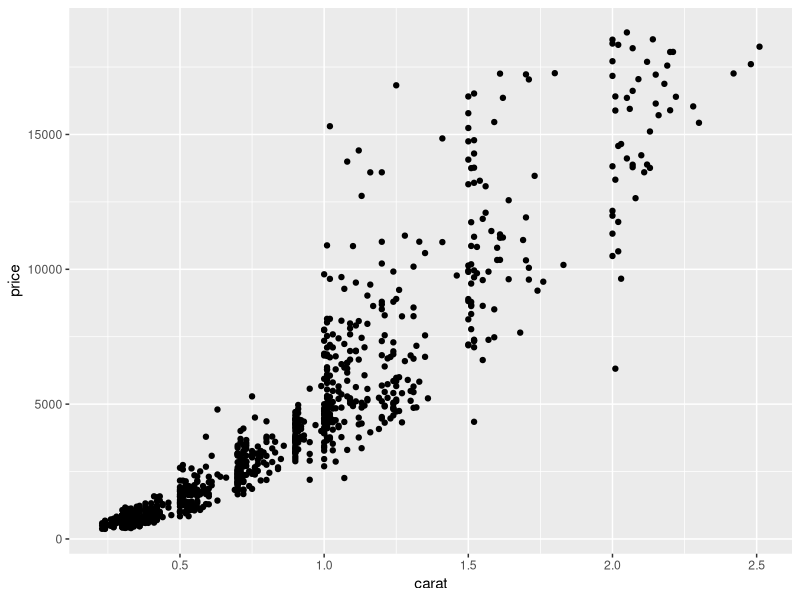
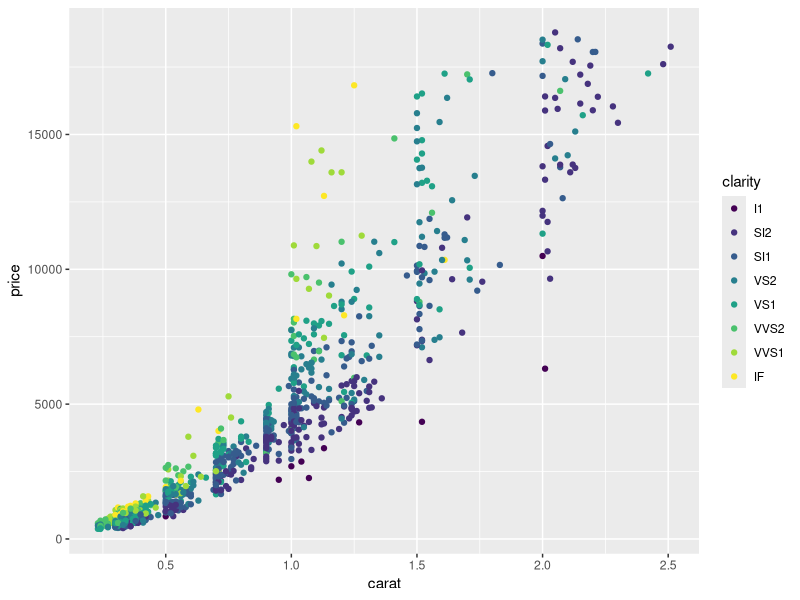
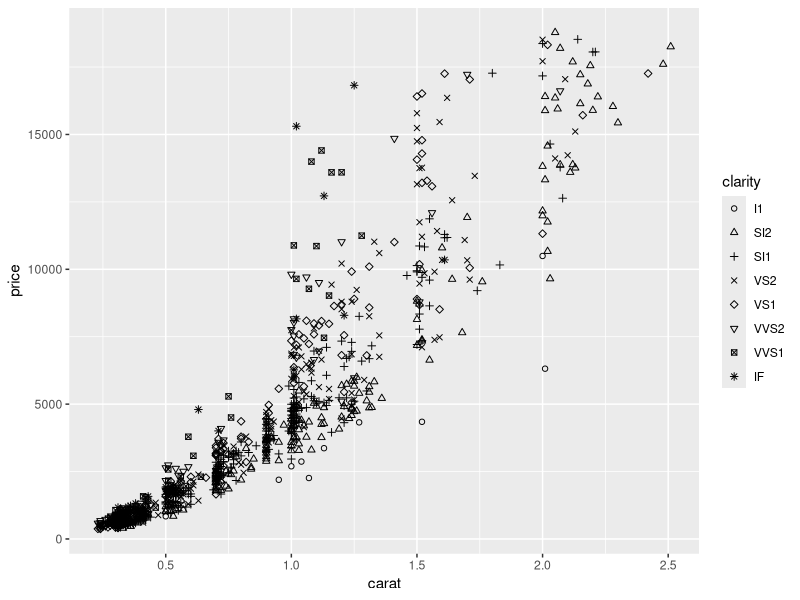
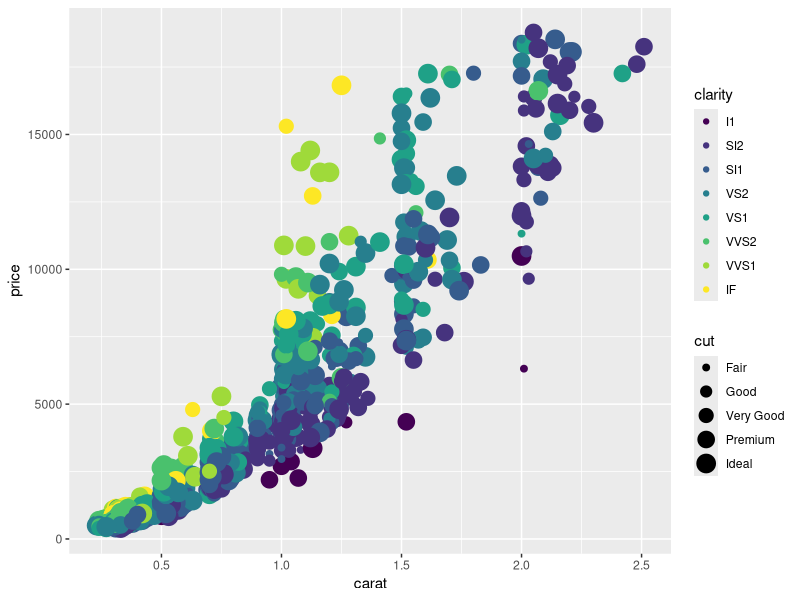
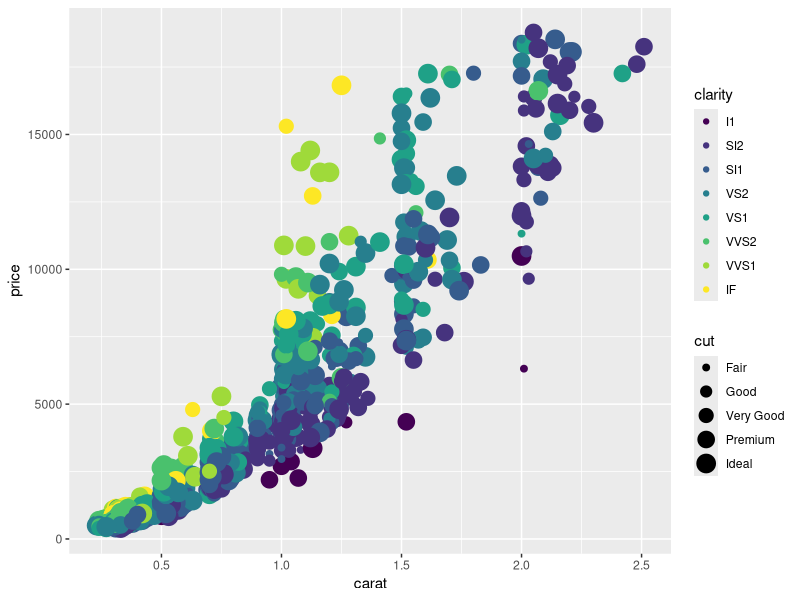
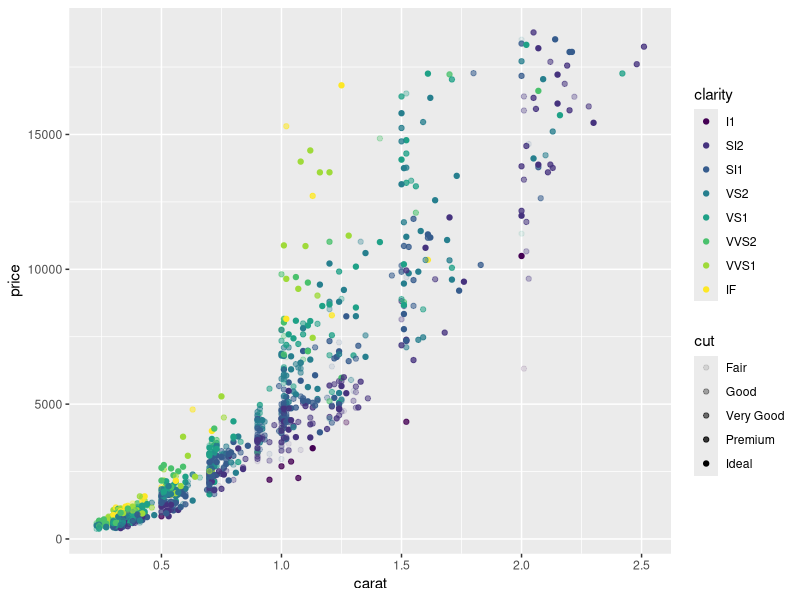
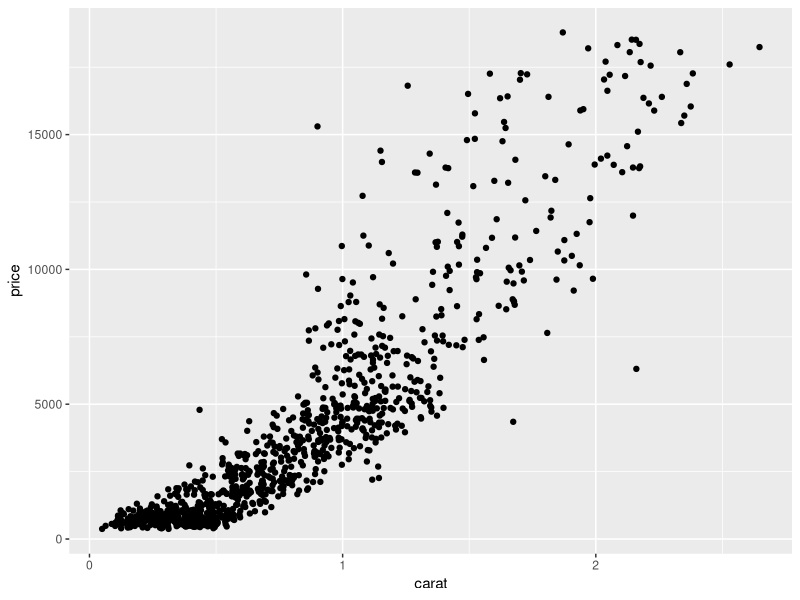
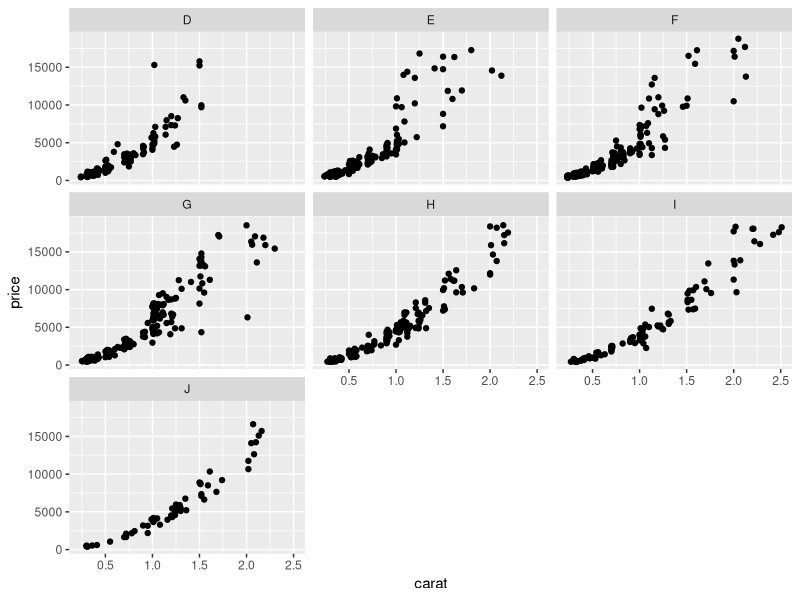

Here is the R script that generated these plots, in order:
## ---- chunk 1
library(tidyverse)
## ---- chunk 2
set.seed(1)
smaller <- diamonds %>%
  filter(carat <= 3) %>%
  slice_sample(n = 1000)
## ---- chunk 3
ggplot(data = smaller) +
geom_point(mapping = aes(x = carat, y = price))
## ---- chunk 4
ggplot(data = smaller) +
geom_point(mapping = aes(x = carat, y = price, color = clarity))
## ---- chunk 5
ggplot(data = smaller) +
geom_point(mapping = aes(x = carat, y = price, shape = clarity)) +
scale_shape_manual(values=c(1,2,3,4,5,6,7,8))
## ---- chunk 6
ggplot(data = smaller) +
geom_point(mapping = aes(x = carat, y = price, color = clarity, size = cut))
## ---- chunk 7
ggplot(data = smaller) +
geom_point(mapping = aes(x = carat, y = price, color = clarity, size = cut)) +
scale_size_discrete()
scale_size_manual(values=c(1,2,3,4,5))
## ---- chunk 8
ggplot(data = smaller) +
geom_point(mapping = aes(x = carat, y = price, color = clarity, alpha = cut))
## ---- chunk 9
ggplot(data = smaller) +
geom_jitter(mapping = aes(x = carat, y = price), width = 0.2, height = 10)
## ---- chunk 10
ggplot(data = smaller) +
geom_point(mapping = aes(x = carat, y = price)) +
facet_wrap(~color)
